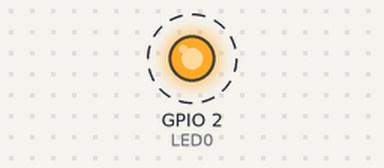
This sketch was run on a simulated ESP8266 (NodeMCU). Shown: output pins drawn as LEDs (lit = HIGH). Dashed ring = blinking. What the sketch prints to the serial monitor is not drawn.

Above: at 0.17 s.
Timing chart, 0 to 3.1 s (numbered marks = the images above):
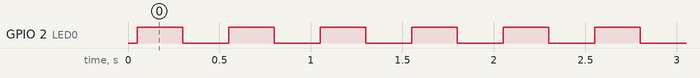

Measured:
- by itself, GPIO 2 (LED0): alternates HIGH for 0.25 s and LOW for 0.25 s

The sketch:

FGB67XIJOCTN83I.ino
```cpp
//-- Libraries Included --------------------------------------------------------------
  #include <ESP8266WiFi.h>

//------------------------------------------------------------------------------------
  // Define I/O Pins
  #define     LED0        2         // WIFI Module LED

//------------------------------------------------------------------------------------
  // Authentication Variables
  char*       ssid;              // SERVER WIFI NAME
  char*       password;          // SERVER PASSWORD

//------------------------------------------------------------------------------------
  // WiFi settings
  #define     MAXSC     6           // MAXIMUM NUMBER OF CLIENTS

  IPAddress APlocal_IP(192, 168, 4, 1);
  IPAddress APgateway(192, 168, 4, 1);
  IPAddress APsubnet(255, 255, 255, 0);

  unsigned int TCPPort = 2390;

  WiFiServer  TCP_SERVER(TCPPort);      // THE SERVER AND THE PORT NUMBER
  WiFiClient  TCP_Client[MAXSC];        // THE SERVER CLIENTS Maximum number
//------------------------------------------------------------------------------------
  // Some Variables
  char result[10];


void setup(){

  // Setting the serial port
  Serial.begin(115200);           // Computer Communication

  // Setting the mode of the pins
  pinMode(LED0, OUTPUT);          // WIFI OnBoard LED Light

  // setting up a Wifi AccessPoint
  SetWifi("DataTransfer","");
}

//====================================================================================

void loop(){

  HandleClients();

}

//====================================================================================

void SetWifi(char* Name, char* Password){
  // Stop any previous WIFI
  WiFi.disconnect();

  // Setting The Wifi Mode
  WiFi.mode(WIFI_AP_STA);
  Serial.println("WIFI Mode : AccessPoint");

  // Setting the AccessPoint name & password
  ssid      = Name;
  password  = Password;

  // Starting the access point
  WiFi.softAPConfig(APlocal_IP, APgateway, APsubnet);                 // softAPConfig (local_ip, gateway, subnet)
  WiFi.softAP(ssid, password, 1, 0, MAXSC);                           // WiFi.softAP(ssid, password, channel, hidden, max_connection)
  Serial.println("WIFI < " + String(ssid) + " > ... Started");

  // wait a bit
  delay(50);

  // getting server IP
  IPAddress IP = WiFi.softAPIP();

  // printing the server IP address
  Serial.print("AccessPoint IP : ");
  Serial.println(IP);

  // starting server
  TCP_SERVER.begin();                                                 // which means basically WiFiServer(TCPPort);

  Serial.println("Server Started");
}

//====================================================================================

void HandleClients(){
unsigned long tNow;

  if(TCP_SERVER.hasClient()){
    WiFiClient TCP_Client = TCP_SERVER.available();
    TCP_Client.setNoDelay(1);                                          // enable fast communication
    while(1){
      //---------------------------------------------------------------
      // If clients are connected
      //---------------------------------------------------------------
      if(TCP_Client.available()){
        // read the message
        String Message = TCP_Client.readStringUntil('\r');

        // print the message on the screen
        Serial.print("Received packet of size ");
        Serial.println(sizeof(Message));

        // print who sent it
        Serial.print("From ");
        Serial.print(TCP_Client.remoteIP());
        Serial.print(", port ");
        Serial.println(TCP_Client.remotePort());

        // content
        Serial.print("Content: ");
        Serial.println(Message);

        // generate a response - current run-time -> to identify the speed of the response
        tNow=millis();
        dtostrf(tNow, 8, 0, result);

        // reply to the client with a message
        TCP_Client.println(result);                             // important to use println instead of print, as we are looking for a '\r' at the client
        TCP_Client.flush();
      }

      //---------------------------------------------------------------
      // If clients are disconnected                                            // does not realy work....
      //---------------------------------------------------------------
      if(!TCP_Client || !TCP_Client.connected()){
        // Here We Turn Off The LED To Indicated The Its Disconnectted
        digitalWrite(LED0, LOW);
        break;
      }

    }
  }
  else{
    // the LED blinks if no clients are available
    digitalWrite(LED0, HIGH);
    delay(250);
    digitalWrite(LED0, LOW);
    delay(250);
  }
}
```
